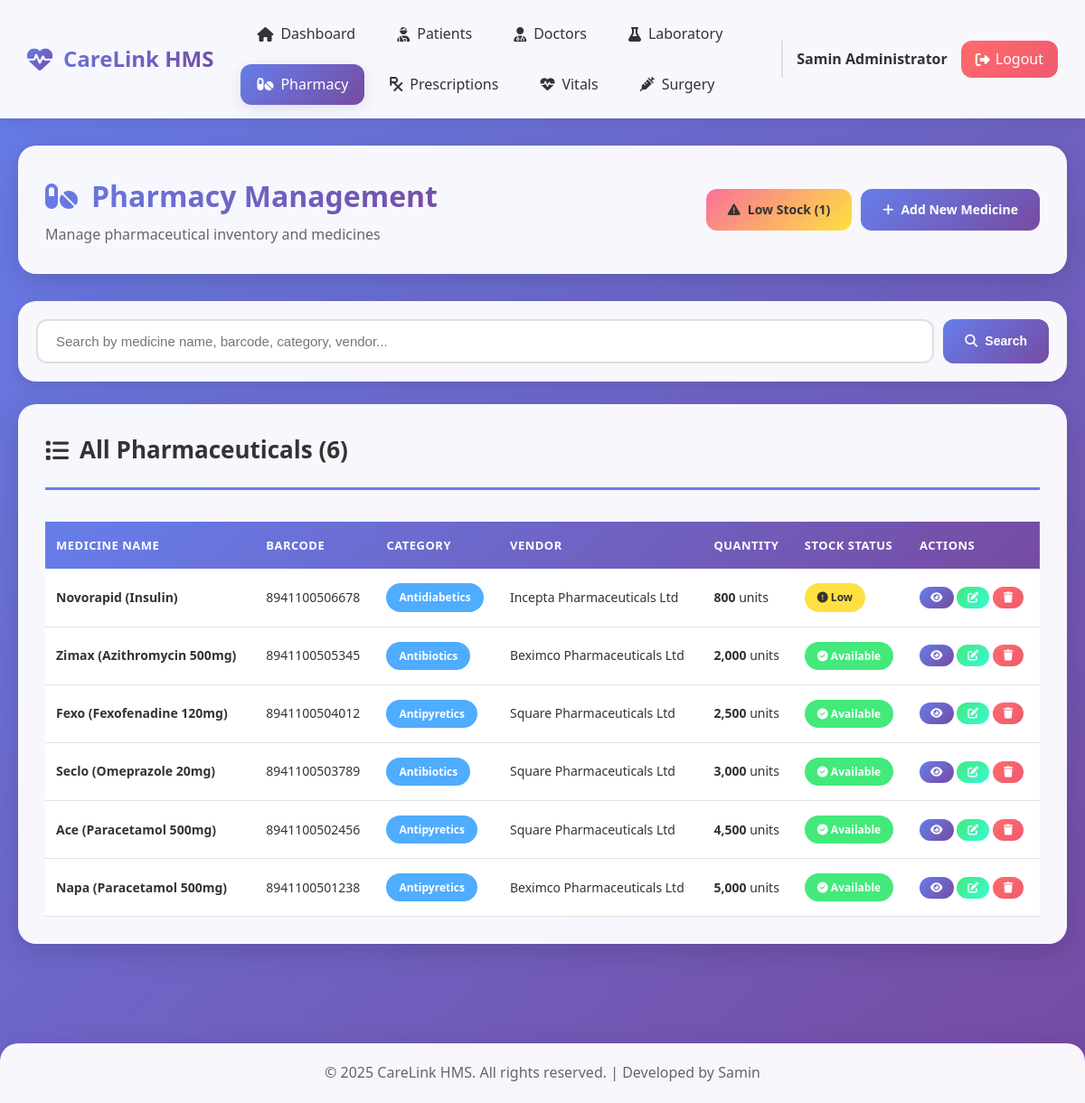
/backend/admin/pharmacy.php (signed in), run on the app's committed database.
### tables this page shows
CREATE TABLE `his_pharmaceuticals` (
  `phar_id` int(11) NOT NULL,
  `phar_name` varchar(200) DEFAULT NULL,
  `phar_bcode` varchar(200) DEFAULT NULL,
  `phar_desc` longtext DEFAULT NULL,
  `phar_qty` varchar(200) DEFAULT NULL,
  `phar_cat` varchar(200) DEFAULT NULL,
  `phar_vendor` varchar(200) DEFAULT NULL
);

### backend/admin/pharmacy.php (the view, shortened to what this page needs)
<?php
require_once '../includes/header.php';
require_once '../includes/navbar.php';
$pharmaceuticals = mysqli_query($conn, "SELECT * FROM his_pharmaceuticals ORDER BY phar_id DESC");
$low_stock = mysqli_query($conn, "SELECT COUNT(*) as total FROM his_pharmaceuticals WHERE CAST(phar_qty AS UNSIGNED) < 1000");
$low_stock_count = mysqli_fetch_assoc($low_stock)['total'];
?>
<div class="container">
    <div class="page-header">
        <div>
            <h1><i class="fas fa-pills"></i> Pharmacy Management</h1>
            <p>Manage pharmaceutical inventory and medicines</p>
        </div>
        <div style="display: flex; gap: 10px;">
            <?php if($low_stock_count > 0): ?>
                <a href="pharmacy.php?filter=low_stock" class="btn btn-warning">
                    <i class="fas fa-exclamation-triangle"></i> Low Stock (<?php echo $low_stock_count; ?>)
                </a>
            <?php endif; ?>
            <a href="add_pharmaceutical.php" class="btn btn-primary">
                <i class="fas fa-plus"></i> Add New Medicine
            </a>
        </div>
    </div>
    <div class="search-bar">
        <form method="GET" action="">
            <input type="text" name="search" placeholder="Search by medicine name, barcode, category, vendor..."
                   value="<?php echo isset($_GET['search']) ? htmlspecialchars($_GET['search']) : ''; ?>">
            <button type="submit" class="btn btn-primary"><i class="fas fa-search"></i> Search</button>
        </form>
    </div>
    <div class="content-card">
        <div class="card-header">
            <h2><i class="fas fa-list"></i> All Pharmaceuticals (<?php echo mysqli_num_rows($pharmaceuticals); ?>)</h2>
        </div>
        <div class="table-responsive">
            <table class="data-table">
                <thead>
                    <tr>
                        <th>Medicine Name</th>
                        <th>Barcode</th>
                        <th>Category</th>
                        <th>Vendor</th>
                        <th>Quantity</th>
                        <th>Stock Status</th>
                        <th>Actions</th>
                    </tr>
                </thead>
                <tbody>
                    <?php if(mysqli_num_rows($pharmaceuticals) > 0): ?>
                        <?php while ($pharma = mysqli_fetch_assoc($pharmaceuticals)):
                            $qty = intval($pharma['phar_qty']);
                            $stock_status = $qty < 500 ? 'danger' : ($qty < 1000 ? 'warning' : 'success');
                            $stock_text = $qty < 500 ? 'Critical' : ($qty < 1000 ? 'Low' : 'Available');
                        ?>
                        <tr>
                            <td><strong><?php echo $pharma['phar_name']; ?></strong></td>
                            <td><?php echo $pharma['phar_bcode']; ?></td>
                            <td><span class="badge badge-info"><?php echo $pharma['phar_cat']; ?></span></td>
                            <td><?php echo $pharma['phar_vendor']; ?></td>
                            <td><strong><?php echo number_format($qty); ?></strong> units</td>
                            <td>
                                <span class="badge badge-<?php echo $stock_status; ?>">
                                    <i class="fas fa-<?php echo $qty < 500 ? 'exclamation-triangle' : ($qty < 1000 ? 'exclamation-circle' : 'check-circle'); ?>"></i>
                                    <?php echo $stock_text; ?>
                                </span>
                            </td>
                            <td>
                                <a href="view_pharmaceutical.php?id=<?php echo $pharma['phar_id']; ?>" class="btn btn-sm btn-primary" title="View Details">
                                    <i class="fas fa-eye"></i>
                                </a>
                                <a href="edit_pharmaceutical.php?id=<?php echo $pharma['phar_id']; ?>" class="btn btn-sm btn-success" title="Edit">
                                    <i class="fas fa-edit"></i>
                                </a>
                                <a href="delete_pharmaceutical.php?id=<?php echo $pharma['phar_id']; ?>"
                                   class="btn btn-sm btn-danger"
                                   onclick="return confirm('Are you sure you want to delete this medicine?');"
                                   title="Delete">
                                    <i class="fas fa-trash"></i>
                                </a>
                            </td>
                        </tr>
                        <?php endwhile; ?>
                    <?php endif; ?>
                </tbody>
            </table>
        </div>
    </div>
</div>
<?php require_once '../includes/footer.php'; ?>

### data on the page
his_pharmaceuticals: phar_name "Novorapid (Insulin)", phar_bcode "8941100506678", phar_cat "Antidiabetics", phar_vendor "Incepta Pharmaceuticals Ltd", phar_qty "800", phar_qty "Low"
his_pharmaceuticals: phar_name "Zimax (Azithromycin 500mg)", phar_bcode "8941100505345", phar_cat "Antibiotics", phar_vendor "Beximco Pharmaceuticals Ltd", phar_qty "2,000", phar_qty "Available"
his_pharmaceuticals: phar_name "Fexo (Fexofenadine 120mg)", phar_bcode "8941100504012", phar_cat "Antipyretics", phar_vendor "Square Pharmaceuticals Ltd", phar_qty "2,500", phar_qty "Available"
his_pharmaceuticals: phar_name "Seclo (Omeprazole 20mg)", phar_bcode "8941100503789", phar_cat "Antibiotics", phar_vendor "Square Pharmaceuticals Ltd", phar_qty "3,000", phar_qty "Available"
his_pharmaceuticals: phar_name "Ace (Paracetamol 500mg)", phar_bcode "8941100502456", phar_cat "Antipyretics", phar_vendor "Square Pharmaceuticals Ltd", phar_qty "4,500", phar_qty "Available"
his_pharmaceuticals: phar_name "Napa (Paracetamol 500mg)", phar_bcode "8941100501238", phar_cat "Antipyretics", phar_vendor "Beximco Pharmaceuticals Ltd", phar_qty "5,000", phar_qty "Available"

### other printed values
$_SESSION['admin_name'] "Samin Administrator"
$low_stock_count "1"
mysqli_num_rows($pharmaceuticals) "6"
